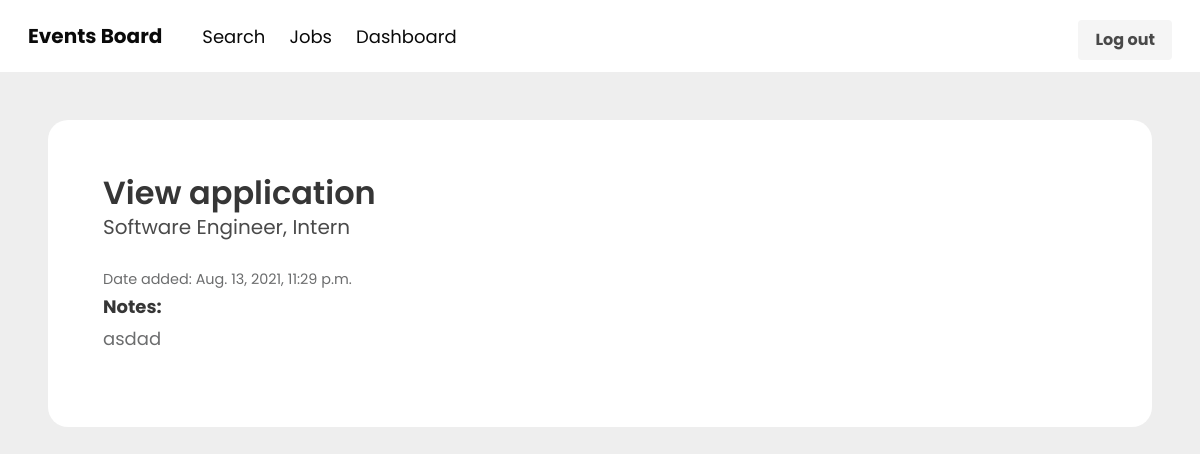
The page /dashboard/application/5/ (signed in) on the database its author committed.
### apps/core/models.py (models this page shows, shortened)
class Application(models.Model):
    job = models.ForeignKey(Job, related_name='applications', on_delete=models.CASCADE)
    notes = models.TextField()
    experience = models.TextField()
    created_by = models.ForeignKey(User, related_name='applications', on_delete=models.CASCADE)
    created_at = models.DateTimeField(auto_now_add=True)

class Job(models.Model):
    SIZE_1_20 = 'size_1-20'
    SIZE_21_100 = 'size_21-100'
    SIZE_101_999 = 'size_101-999'
    SIZE_1000 = 'size_1000+'
    CHOICES_SIZE = (
        (SIZE_1_20, '1-20'),
        (SIZE_21_100, '21-100'),
        (SIZE_101_999, '101-999'),
        (SIZE_1000, '1000+'),
    )
    ACTIVE = 'active'
    CLOSED = 'closed'
    CHOICES_STATUS = (
        (ACTIVE, 'Active'),
        (CLOSED, 'Closed'),
    )
    title = models.CharField(max_length=255)
    short_description = models.TextField()
    long_description = models.TextField(blank=True, null=True) #Can be empty
    job_post=models.CharField(max_length=255, blank=True, null=True)
    company_name = models.CharField(max_length=255)
    company_address=models.CharField(max_length=255, blank=True, null=True)
    company_size = models.CharField(max_length=20, choices=CHOICES_SIZE, default=SIZE_1_20)
    created_by = models.ForeignKey(User, related_name='jobs', on_delete=models.CASCADE)
    created_at = models.DateTimeField(auto_now_add=True)
    changed_at = models.DateTimeField(auto_now=True)
    status = models.CharField(max_length=20, choices=CHOICES_STATUS, default=ACTIVE)

### apps/userprofile/views.py (the view)
# urls.py: path('dashboard/application/<int:application_id>/', view_application, name='view_application'),
@login_required
def view_application(request, application_id):
    if request.user.userprofile.is_employer:
        application = get_object_or_404(Application, pk=application_id, job__created_by=request.user)
    else:
        application = get_object_or_404(Application, pk=application_id, created_by=request.user)
    return render(request, 'view_application.html', {'application': application})

### apps/userprofile/templates/view_application.html
{% extends 'base.html' %}
{% block content %}
<section class="tm-section">
    <div class="tm-content-container">
        <div class="tm-content">
            <h1 class="title">View application</h1>
            <h2 class="subtitle">{{ application.job.title }}</h2>
            <small>Date added: {{ application.created_at }}</small>
            <p><strong>Notes: </strong><br> {{ application.notes }}</p>
        </div>
    </div>
</section>
{% endblock %}

### apps/core/static/css/main.css (style rules this page uses)
* { font-family: "Poppins", sans-serif; margin: 0; padding: 0; box-sizing: border-box; text-decoration: none; text-transform: none; }
body { background: #f9f9f9; }

### apps/core/static/css/style.css (style rules this page uses)
body { font-family: "Open Sans", Arial, Helvetica, sans-serif; font-size: 18px; font-weight: 400; overflow-x: hidden; background-color: #eeeeee; color: #6C6D6E; }
p { line-height: 1.8; }
.tm-section { margin-bottom: 155px; position: relative; }
.tm-content-container { border-radius: 20px; background-color: white; }
.tm-content { padding: 55px; }

### rows shown on the page
Application: job "Software Engineer, Intern", created_at "Aug. 13, 2021, 11:29 p.m.", notes "asdad"
